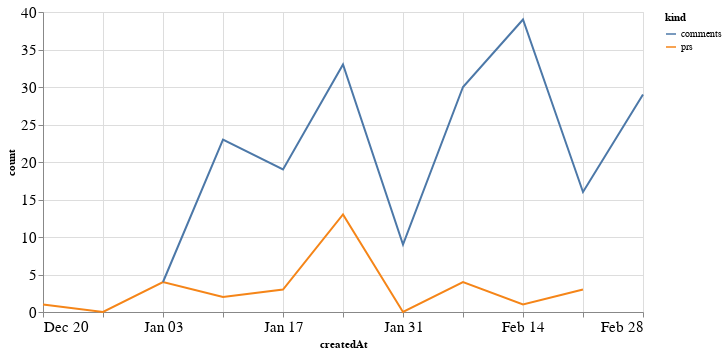

The cell this chart's notebook holds for it:
### Code cell
alt.Chart(total_time, width=600).mark_line().encode(
    x='createdAt',
    y='count',
    color='kind'
)

### Figure 1 — Vega-Lite specification as saved in the notebook (floating-point values rounded to 4 significant figures)
{"config": {"axisLeft": {"labelFontSize": 15}, "axisBottom": {"labelFontSize": 15}}, "data": {"name": "data-c57fc29faea4736bb13823b05ededcfa"}, "mark": "line", "encoding": {"color": {"type": "nominal", "field": "kind"}, "x": {"type": "temporal", "field": "createdAt"}, "y": {"type": "quantitative", "field": "count"}}, "width": 600, "$schema": "https://vega.github.io/schema/vega-lite/v4.8.1.json", "datasets": {"data-c57fc29faea4736bb13823b05ededcfa": [{"createdAt": "2020-12-20T00:00:00", "kind": "prs", "count": 1.0}, {"createdAt": "2020-12-27T00:00:00", "kind": "prs", "count": 0.0}, {"createdAt": "2021-01-03T00:00:00", "kind": "prs", "count": 4.0}, {"createdAt": "2021-01-10T00:00:00", "kind": "prs", "count": 2.0}, {"createdAt": "2021-01-17T00:00:00", "kind": "prs", "count": 3.0}, {"createdAt": "2021-01-24T00:00:00", "kind": "prs", "count": 13.0}, {"createdAt": "2021-01-31T00:00:00", "kind": "prs", "count": 0.0}, {"createdAt": "2021-02-07T00:00:00", "kind": "prs", "count": 4.0}, {"createdAt": "2021-02-14T00:00:00", "kind": "prs", "count": 1.0}, {"createdAt": "2021-02-21T00:00:00", "kind": "prs", "count": 3.0}, {"createdAt": "2021-02-28T00:00:00", "kind": "prs", "count": null}, {"createdAt": "2020-12-20T00:00:00", "kind": "comments", "count": null}, {"createdAt": "2020-12-27T00:00:00", "kind": "comments", "count": null}, {"createdAt": "2021-01-03T00:00:00", "kind": "comments", "count": 4.0}, {"createdAt": "2021-01-10T00:00:00", "kind": "comments", "count": 23.0}, {"createdAt": "2021-01-17T00:00:00", "kind": "comments", "count": 19.0}, {"createdAt": "2021-01-24T00:00:00", "kind": "comments", "count": 33.0}, {"createdAt": "2021-01-31T00:00:00", "kind": "comments", "count": 9.0}, {"createdAt": "2021-02-07T00:00:00", "kind": "comments", "count": 30.0}, {"createdAt": "2021-02-14T00:00:00", "kind": "comments", "count": 39.0}, {"createdAt": "2021-02-21T00:00:00", "kind": "comments", "count": 16.0}, {"createdAt": "2021-02-28T00:00:00", "kind": "comments", "count": 29.0}]}}
